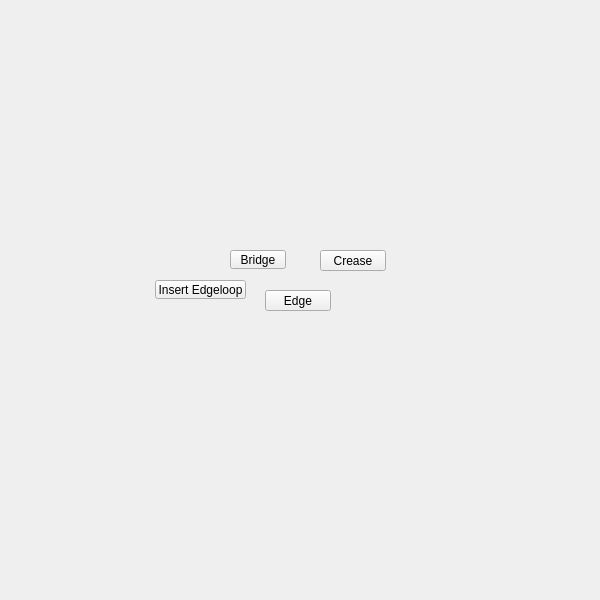
<?xml version="1.0" encoding="UTF-8"?>
<ui version="4.0">
 <class>QtUi</class>
 <widget class="QMainWindow" name="QtUi">
  <property name="enabled">
   <bool>true</bool>
  </property>
  <property name="geometry">
   <rect>
    <x>0</x>
    <y>0</y>
    <width>600</width>
    <height>600</height>
   </rect>
  </property>
  <property name="sizePolicy">
   <sizepolicy hsizetype="Ignored" vsizetype="Ignored">
    <horstretch>0</horstretch>
    <verstretch>0</verstretch>
   </sizepolicy>
  </property>
  <property name="minimumSize">
   <size>
    <width>0</width>
    <height>0</height>
   </size>
  </property>
  <property name="maximumSize">
   <size>
    <width>600</width>
    <height>600</height>
   </size>
  </property>
  <property name="cursor">
   <cursorShape>ArrowCursor</cursorShape>
  </property>
  <property name="windowTitle">
   <string>Toolkit</string>
  </property>
  <property name="whatsThis">
   <string>main</string>
  </property>
  <property name="toolButtonStyle">
   <enum>Qt::ToolButtonIconOnly</enum>
  </property>
  <property name="tabShape">
   <enum>QTabWidget::Triangular</enum>
  </property>
  <property name="dockNestingEnabled">
   <bool>true</bool>
  </property>
  <property name="dockOptions">
   <set>QMainWindow::AllowNestedDocks|QMainWindow::AllowTabbedDocks|QMainWindow::AnimatedDocks|QMainWindow::ForceTabbedDocks</set>
  </property>
  <widget class="QWidget" name="mainWindow">
   <property name="sizePolicy">
    <sizepolicy hsizetype="Ignored" vsizetype="Ignored">
     <horstretch>0</horstretch>
     <verstretch>0</verstretch>
    </sizepolicy>
   </property>
   <widget class="QPushButton" name="b047">
    <property name="enabled">
     <bool>true</bool>
    </property>
    <property name="geometry">
     <rect>
      <x>155</x>
      <y>280</y>
      <width>91</width>
      <height>19</height>
     </rect>
    </property>
    <property name="maximumSize">
     <size>
      <width>111</width>
      <height>19</height>
     </size>
    </property>
    <property name="toolTip">
     <string>Split selected edge ring</string>
    </property>
    <property name="text">
     <string>Insert Edgeloop</string>
    </property>
    <property name="iconSize">
     <size>
      <width>18</width>
      <height>18</height>
     </size>
    </property>
    <property name="balette" stdset="0">
     <palette>
      <active>
       <colorrole role="Highlight">
        <brush brushstyle="SolidPattern">
         <color alpha="255">
          <red>168</red>
          <green>152</green>
          <blue>250</blue>
         </color>
        </brush>
       </colorrole>
      </active>
      <inactive>
       <colorrole role="Highlight">
        <brush brushstyle="SolidPattern">
         <color alpha="255">
          <red>168</red>
          <green>152</green>
          <blue>250</blue>
         </color>
        </brush>
       </colorrole>
      </inactive>
      <disabled>
       <colorrole role="Highlight">
        <brush brushstyle="SolidPattern">
         <color alpha="255">
          <red>0</red>
          <green>120</green>
          <blue>215</blue>
         </color>
        </brush>
       </colorrole>
      </disabled>
     </palette>
    </property>
   </widget>
   <widget class="QPushButton" name="i002">
    <property name="geometry">
     <rect>
      <x>265</x>
      <y>290</y>
      <width>66</width>
      <height>21</height>
     </rect>
    </property>
    <property name="minimumSize">
     <size>
      <width>0</width>
      <height>21</height>
     </size>
    </property>
    <property name="maximumSize">
     <size>
      <width>16777215</width>
      <height>21</height>
     </size>
    </property>
    <property name="whatsThis">
     <string>polygons_edge</string>
    </property>
    <property name="text">
     <string>Edge</string>
    </property>
   </widget>
   <widget class="ToolButton" name="tb001">
    <property name="enabled">
     <bool>true</bool>
    </property>
    <property name="geometry">
     <rect>
      <x>230</x>
      <y>250</y>
      <width>56</width>
      <height>19</height>
     </rect>
    </property>
    <property name="maximumSize">
     <size>
      <width>111</width>
      <height>19</height>
     </size>
    </property>
    <property name="toolTip">
     <string>Create a bridge between two sets of edges or faces</string>
    </property>
    <property name="text">
     <string>Bridge</string>
    </property>
    <property name="iconSize">
     <size>
      <width>18</width>
      <height>18</height>
     </size>
    </property>
   </widget>
   <widget class="QPushButton" name="i026">
    <property name="geometry">
     <rect>
      <x>320</x>
      <y>250</y>
      <width>66</width>
      <height>21</height>
     </rect>
    </property>
    <property name="minimumSize">
     <size>
      <width>0</width>
      <height>21</height>
     </size>
    </property>
    <property name="maximumSize">
     <size>
      <width>16777215</width>
      <height>21</height>
     </size>
    </property>
    <property name="whatsThis">
     <string>crease</string>
    </property>
    <property name="text">
     <string>Crease</string>
    </property>
   </widget>
  </widget>
 </widget>
 <customwidgets>
  <customwidget>
   <class>ToolButton</class>
   <extends>QToolButton</extends>
   <header>widgets.toolbutton.h</header>
  </customwidget>
 </customwidgets>
 <resources/>
 <connections/>
 <designerdata>
  <property name="gridDeltaX">
   <number>5</number>
  </property>
  <property name="gridDeltaY">
   <number>10</number>
  </property>
  <property name="gridSnapX">
   <bool>true</bool>
  </property>
  <property name="gridSnapY">
   <bool>true</bool>
  </property>
  <property name="gridVisible">
   <bool>true</bool>
  </property>
 </designerdata>
</ui>
